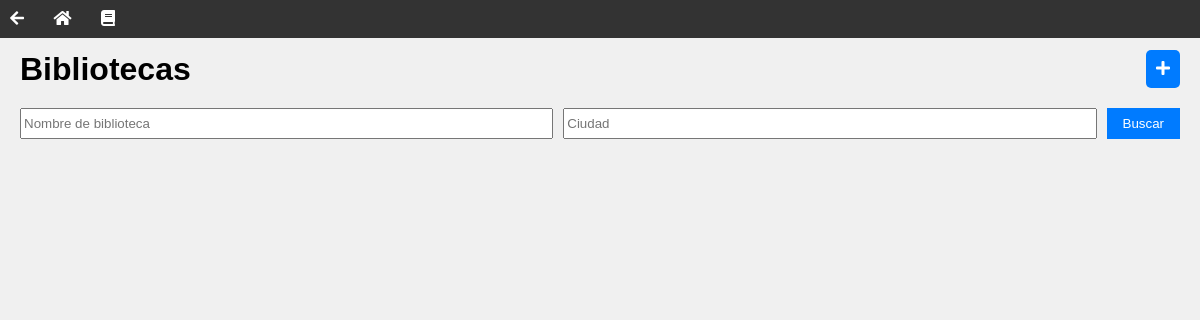
Before: /bibliotecas/ with the older database file.
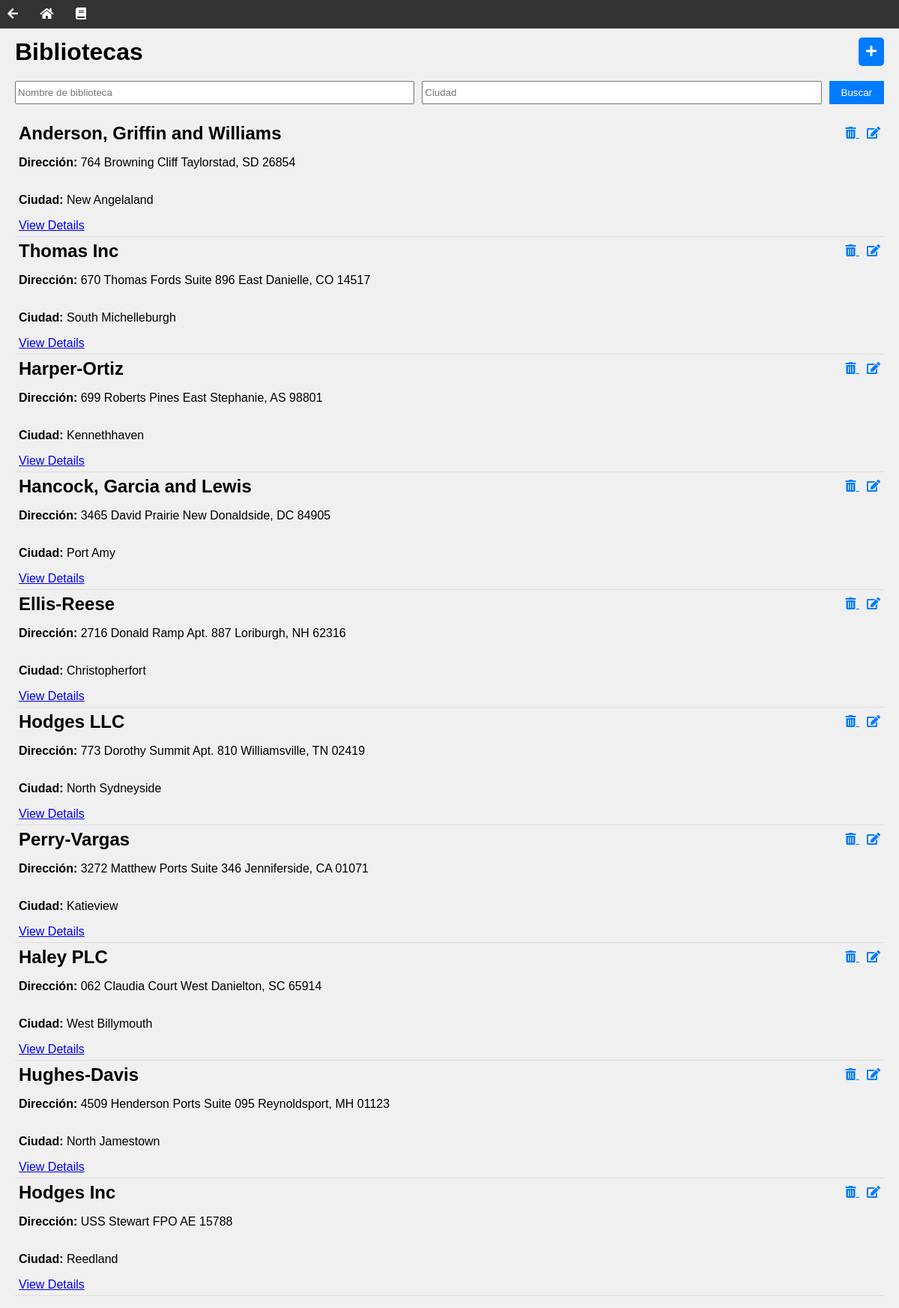
After: the same page with the newer database file.
### biblioteca/models.py (models this page shows, shortened)
class Biblioteca(models.Model):
    nombre = models.CharField(max_length=100)
    direccion = models.CharField(max_length=200, help_text="Debe contener un número al final")
    ciudad = models.CharField(max_length=100)
    horario_apertura = models.TimeField()
    horario_cierre = models.TimeField()
    fecha_fundacion = models.DateField()
    normas = models.FileField(upload_to='normas/', null=True, blank=True)

### biblioteca/views.py (the view)
# urls.py: path("bibliotecas/", views.lista_bibliotecas, name="bibliotecas"),
def lista_bibliotecas(request):
    bibliotecas = repository.get_bibliotecas()
    nombre = None
    ciudad = None
    if request.method == 'POST':
        if 'nombre' in request.POST or 'ciudad' in request.POST:
            nombre = request.POST.get('nombre', '')
            ciudad = request.POST.get('ciudad', '')
            bibliotecas = bibliotecas.filter(nombre__icontains=nombre, ciudad__icontains=ciudad)
    return render(request, "lista_bibliotecas.html", {"bibliotecas": bibliotecas, "nombre": nombre, "ciudad": ciudad})

### biblioteca/service.py (called while the page is built)
    def get_bibliotecas(self):
        self.bibliotecas = Biblioteca.objects.all()
        return self.bibliotecas

### biblioteca/templates/lista_bibliotecas.html (shortened to what this page needs)
{% extends "base.html" %}
{% block content %}
<div class="lista-bibliotecas-header">
    <h1>Bibliotecas</h1>
    <a href="{% url 'form_create_biblioteca' %}" class="lista-bibliotecas-create-button">
        <i class="fas fa-plus"></i>
    </a>
</div>
<div class="lista-bibliotecas-search-container">
    <form method="post" class="lista-bibliotecas-search-form">
        <input type="text" name="nombre" placeholder="Nombre de biblioteca" class="lista-bibliotecas-search-input">
        <input type="text" name="ciudad" placeholder="Ciudad" class="lista-bibliotecas-search-input">
        <button type="submit" class="lista-bibliotecas-search-button">Buscar</button>
    </form>
</div>
</div>
<ul class="lista-bibliotecas-biblioteca-list">
    {% for biblioteca in bibliotecas %}
    <li class="lista-bibliotecas-biblioteca-item">
        <div class="lista-bibliotecas-biblioteca-content">
            <h2 class="lista-bibliotecas-biblioteca-name">{{ biblioteca.nombre }}</h2>
            <div class="lista-bibliotecas-button-container">
                <a href="{% url 'delete_biblioteca' biblioteca.id %}" class="lista-bibliotecas-button-delete">
                    <i class="fas fa-trash-alt"></i>
                </a>
                <a href="{% url 'form_edit_biblioteca' biblioteca.id %}" class="lista-bibliotecas-button-edit">
                    <i class="fas fa-edit"></i>
                </a>
            </div>
        </div>
        <p class="lista-bibliotecas-biblioteca-info"><strong>Dirección:</strong> {{ biblioteca.direccion }}</p>
        <p class="lista-bibliotecas-biblioteca-info"><strong>Ciudad:</strong> {{ biblioteca.ciudad }}</p>
        <a href="{% url 'biblioteca_detail' biblioteca.id %}" class="lista-bibliotecas-detail-link">View Details</a>
    </li>
    {% endfor %}
</ul>
{% endblock %}

Changed rows visible on the page:
added Biblioteca: nombre "Anderson, Griffin and Williams", direccion "764 Browning Cliff Taylorstad, SD 26854", ciudad "New Angelaland"
added Biblioteca: nombre "Thomas Inc", direccion "670 Thomas Fords Suite 896 East Danielle, CO 14517", ciudad "South Michelleburgh"
added Biblioteca: nombre "Harper-Ortiz", direccion "699 Roberts Pines East Stephanie, AS 98801", ciudad "Kennethhaven"
added Biblioteca: nombre "Hancock, Garcia and Lewis", direccion "3465 David Prairie New Donaldside, DC 84905", ciudad "Port Amy"
added Biblioteca: nombre "Ellis-Reese", direccion "2716 Donald Ramp Apt. 887 Loriburgh, NH 62316", ciudad "Christopherfort"
added Biblioteca: nombre "Hodges LLC", direccion "773 Dorothy Summit Apt. 810 Williamsville, TN 02419", ciudad "North Sydneyside"
added Biblioteca: nombre "Perry-Vargas", direccion "3272 Matthew Ports Suite 346 Jenniferside, CA 01071", ciudad "Katieview"
added Biblioteca: nombre "Haley PLC", direccion "062 Claudia Court West Danielton, SC 65914", ciudad "West Billymouth"
added Biblioteca: nombre "Hughes-Davis", direccion "4509 Henderson Ports Suite 095 Reynoldsport, MH 01123", ciudad "North Jamestown"
added Biblioteca: nombre "Hodges Inc", direccion "USS Stewart FPO AE 15788", ciudad "Reedland"
